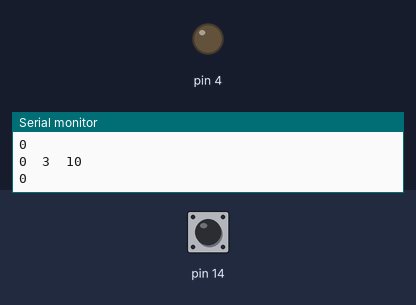
The sketch below on a simulated Arduino Uno, built with avr-gcc and run on an emulated ATmega328P. Shown: output pins drawn as LEDs (lit = HIGH), the last lines printed to the serial monitor. Inputs (shaded band) come from the test bench; at power-on: pin 14 HIGH.

Above: at 1.2 s.
1.3 s: pin 14 pulled LOW for 0.15 s
At 1.39 s:
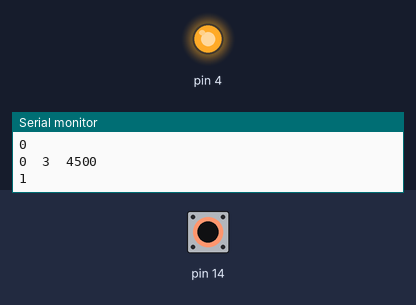
2.9 s: pin 14 pulled LOW for 3.2 s
At 6.6 s:
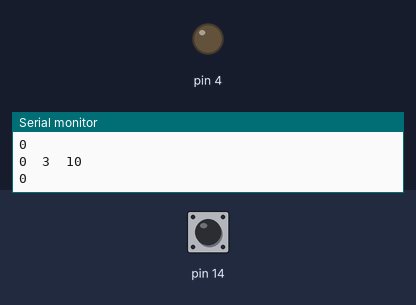
Timing chart, 0 to 8.1 s (numbered marks = the images above; inputs shaded):
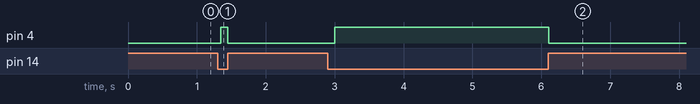

Measured:
- after the input at 1.3 s, pin 4: LOW → HIGH after 0.05 s, → LOW 0.10 s later
- after the input at 2.9 s, pin 4: LOW → HIGH after 0.10 s, → LOW 3.1 s later

The sketch:

CapacitiveSensorSketchWithLED.ino
```cpp
#include <CapacitiveSensor.h>

/*
 * CapitiveSense Library Demo Sketch
 * Paul Badger 2008
 * Uses a high value resistor e.g. 10M between send pin and receive pin
 * Resistor effects sensitivity, experiment with values, 50K - 50M. Larger resistor values yield larger sensor values.
 * Receive pin is the sensor pin - try different amounts of foil/metal on this pin
 */


CapacitiveSensor   cs_4_2 = CapacitiveSensor(12, 14);        // 10M resistor between pins 4 & 2, pin 2 is sensor pin, add a wire and or foil if desired


void setup()
{
   cs_4_2.set_CS_AutocaL_Millis(0xFFFFFFFF);     // turn off autocalibrate on channel 1 - just as an example
   Serial.begin(9600);
   pinMode(4,OUTPUT);
}

void loop()
{
    long start = millis();
    long total1 =  cs_4_2.capacitiveSensor(30);

    Serial.print(digitalRead(12));        // check on performance in milliseconds
    Serial.print("\t");                    // tab character for debug windown spacing

    Serial.print(millis() - start);        // check on performance in milliseconds
    Serial.print("\t");                    // tab character for debug windown spacing

    Serial.println(total1);                  // print sensor output 1
    if (total1 > 60) {
      digitalWrite(4,HIGH);
      Serial.println(digitalRead(4));
    } else {
      digitalWrite(4,LOW);
      Serial.println(digitalRead(4));
    }

    delay(100);                             // arbitrary delay to limit data to serial port
}
```
